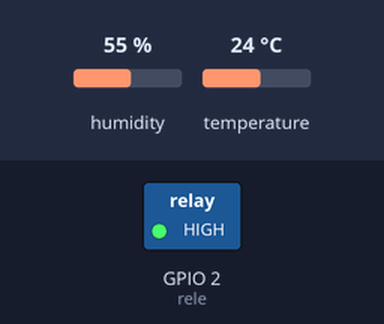
The program below on a simulated ESP32 board running MicroPython. Parts: switched loads named in the program (green lamp = pin HIGH). The inputs (shaded band) are chosen by the test bench; at power-on: humidity 55 %, temperature 24 °C. Requests to the public web service named in the program get a made-up reply in its usual format after 0.4 s (London, UTC, broken clouds, 64 % humidity, 1013 hPa unless stated).

Above: at 5.2 s.
At 35.4 s:
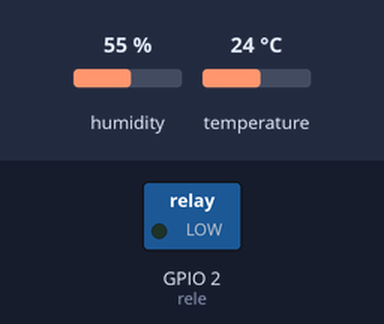
Timing chart, 0 to 83.6 s (numbered marks = the images above):
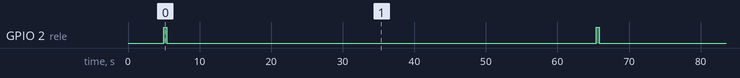

Measured:
- by itself, GPIO 2 (rele): alternates HIGH for 0.40 s and LOW for 60.0 s

The program:

main.py
```python
import machine
import dht
import urequests
import uasyncio

rele = machine.Pin(2, machine.Pin.OUT)
sensor = dht.DHT11(machine.Pin(4))
event_loop = uasyncio.get_event_loop()

async def main():
    while True:

        try: sensor.measure()
        except: continue

        rele.value(1)

        req = urequests.get(
            "https://api.thingspeak.com/update?api_key=30YK09A9EY3SHNGY&field1={}&field2={}"
            .format(
                str(sensor.temperature()),
                str(sensor.humidity())
            )
        )

        if req.status_code == 200:
            rele.value(0)

        req.close()

        await uasyncio.sleep(60)

event_loop.create_task(main())
event_loop.run_forever()
```

boot.py
```python
# This file is executed on every boot (including wake-boot from deepsleep)
import network
import json
from time import sleep

net = network.WLAN(network.STA_IF)
net.active(True)

with open("redesSalvas.json", "r") as file:
    redes = json.load(file)

while not net.isconnected():
    for rede in redes:
        if net.isconnected(): break
        net.connect(rede["ssid"], rede["password"])
        sleep(5)
```
